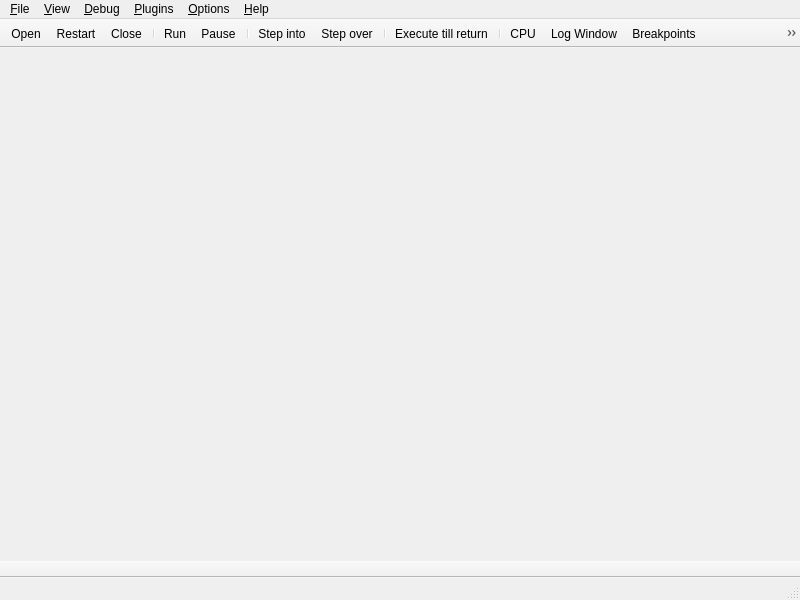
<?xml version="1.0" encoding="UTF-8"?>
<ui version="4.0">
 <class>MainWindow</class>
 <widget class="QMainWindow" name="MainWindow">
  <property name="geometry">
   <rect>
    <x>0</x>
    <y>0</y>
    <width>800</width>
    <height>600</height>
   </rect>
  </property>
  <property name="contextMenuPolicy">
   <enum>Qt::NoContextMenu</enum>
  </property>
  <property name="windowTitle">
   <string>x64_dbg</string>
  </property>
  <widget class="QWidget" name="centralWidget"/>
  <widget class="QMenuBar" name="menuBar">
   <property name="geometry">
    <rect>
     <x>0</x>
     <y>0</y>
     <width>800</width>
     <height>21</height>
    </rect>
   </property>
   <widget class="QMenu" name="menuFile">
    <property name="title">
     <string>&amp;File</string>
    </property>
    <widget class="QMenu" name="menuRecent_Files">
     <property name="title">
      <string>&amp;Recent Files</string>
     </property>
     <addaction name="separator"/>
    </widget>
    <addaction name="actionOpen"/>
    <addaction name="menuRecent_Files"/>
    <addaction name="separator"/>
    <addaction name="actionExit"/>
   </widget>
   <widget class="QMenu" name="menuView">
    <property name="title">
     <string>&amp;View</string>
    </property>
    <addaction name="actionCpu"/>
    <addaction name="actionMemoryMap"/>
    <addaction name="actionLog"/>
    <addaction name="actionBreakpoints"/>
    <addaction name="actionScript"/>
    <addaction name="actionSymbolInfo"/>
    <addaction name="actionReferences"/>
    <addaction name="actionThreads"/>
   </widget>
   <widget class="QMenu" name="menuDebug">
    <property name="title">
     <string>&amp;Debug</string>
    </property>
    <addaction name="actionRun"/>
    <addaction name="actioneRun"/>
    <addaction name="actionRunSelection"/>
    <addaction name="actionPause"/>
    <addaction name="actionRestart"/>
    <addaction name="actionClose"/>
    <addaction name="separator"/>
    <addaction name="actionStepInto"/>
    <addaction name="actioneStepInto"/>
    <addaction name="actionStepOver"/>
    <addaction name="actioneStepOver"/>
    <addaction name="actionRtr"/>
    <addaction name="actioneRtr"/>
    <addaction name="separator"/>
    <addaction name="actionCommand"/>
   </widget>
   <widget class="QMenu" name="menuHelp">
    <property name="title">
     <string>&amp;Help</string>
    </property>
    <addaction name="actionAbout"/>
   </widget>
   <widget class="QMenu" name="menuPlugins">
    <property name="title">
     <string>&amp;Plugins</string>
    </property>
    <addaction name="actionScylla"/>
   </widget>
   <widget class="QMenu" name="menuOptions">
    <property name="title">
     <string>&amp;Options</string>
    </property>
    <addaction name="actionSettings"/>
   </widget>
   <addaction name="menuFile"/>
   <addaction name="menuView"/>
   <addaction name="menuDebug"/>
   <addaction name="menuPlugins"/>
   <addaction name="menuOptions"/>
   <addaction name="menuHelp"/>
  </widget>
  <widget class="QToolBar" name="mainToolBar">
   <property name="movable">
    <bool>false</bool>
   </property>
   <property name="iconSize">
    <size>
     <width>16</width>
     <height>16</height>
    </size>
   </property>
   <attribute name="toolBarArea">
    <enum>TopToolBarArea</enum>
   </attribute>
   <attribute name="toolBarBreak">
    <bool>false</bool>
   </attribute>
   <addaction name="actionOpen"/>
   <addaction name="actionRestart"/>
   <addaction name="actionClose"/>
   <addaction name="separator"/>
   <addaction name="actionRun"/>
   <addaction name="actionPause"/>
   <addaction name="separator"/>
   <addaction name="actionStepInto"/>
   <addaction name="actionStepOver"/>
   <addaction name="separator"/>
   <addaction name="actionRtr"/>
   <addaction name="separator"/>
   <addaction name="actionCpu"/>
   <addaction name="actionLog"/>
   <addaction name="actionBreakpoints"/>
   <addaction name="actionMemoryMap"/>
   <addaction name="actionScript"/>
   <addaction name="actionSymbolInfo"/>
   <addaction name="actionReferences"/>
   <addaction name="actionThreads"/>
   <addaction name="separator"/>
   <addaction name="actionScylla"/>
  </widget>
  <widget class="QStatusBar" name="statusBar"/>
  <widget class="QToolBar" name="cmdBar">
   <property name="windowTitle">
    <string>toolBar</string>
   </property>
   <property name="movable">
    <bool>false</bool>
   </property>
   <property name="allowedAreas">
    <set>Qt::BottomToolBarArea</set>
   </property>
   <attribute name="toolBarArea">
    <enum>BottomToolBarArea</enum>
   </attribute>
   <attribute name="toolBarBreak">
    <bool>false</bool>
   </attribute>
  </widget>
  <action name="actionOpen">
   <property name="icon">
    <iconset resource="../../resource.qrc">
     <normaloff>:/icons/images/folder-horizontal-open.png</normaloff>:/icons/images/folder-horizontal-open.png</iconset>
   </property>
   <property name="text">
    <string>&amp;Open</string>
   </property>
   <property name="shortcut">
    <string>F3</string>
   </property>
  </action>
  <action name="actionExit">
   <property name="icon">
    <iconset resource="../../resource.qrc">
     <normaloff>:/icons/images/control-exit.png</normaloff>:/icons/images/control-exit.png</iconset>
   </property>
   <property name="text">
    <string>E&amp;xit</string>
   </property>
   <property name="shortcut">
    <string>Alt+X</string>
   </property>
  </action>
  <action name="actionRun">
   <property name="icon">
    <iconset resource="../../resource.qrc">
     <normaloff>:/icons/images/arrow-run.png</normaloff>:/icons/images/arrow-run.png</iconset>
   </property>
   <property name="text">
    <string>&amp;Run</string>
   </property>
   <property name="shortcut">
    <string>F9</string>
   </property>
  </action>
  <action name="actionPause">
   <property name="icon">
    <iconset resource="../../resource.qrc">
     <normaloff>:/icons/images/control-pause.png</normaloff>:/icons/images/control-pause.png</iconset>
   </property>
   <property name="text">
    <string>&amp;Pause</string>
   </property>
   <property name="shortcut">
    <string>F12</string>
   </property>
  </action>
  <action name="actionRestart">
   <property name="icon">
    <iconset resource="../../resource.qrc">
     <normaloff>:/icons/images/arrow-restart.png</normaloff>:/icons/images/arrow-restart.png</iconset>
   </property>
   <property name="text">
    <string>Re&amp;start</string>
   </property>
   <property name="shortcut">
    <string>Ctrl+F2</string>
   </property>
  </action>
  <action name="actionClose">
   <property name="icon">
    <iconset resource="../../resource.qrc">
     <normaloff>:/icons/images/control-stop.png</normaloff>:/icons/images/control-stop.png</iconset>
   </property>
   <property name="text">
    <string>&amp;Close</string>
   </property>
   <property name="shortcut">
    <string>Alt+F2</string>
   </property>
  </action>
  <action name="actionStepInto">
   <property name="icon">
    <iconset resource="../../resource.qrc">
     <normaloff>:/icons/images/arrow-step-into.png</normaloff>:/icons/images/arrow-step-into.png</iconset>
   </property>
   <property name="text">
    <string>Step &amp;into</string>
   </property>
   <property name="shortcut">
    <string>F7</string>
   </property>
  </action>
  <action name="actionStepOver">
   <property name="icon">
    <iconset resource="../../resource.qrc">
     <normaloff>:/icons/images/arrow-step-over.png</normaloff>:/icons/images/arrow-step-over.png</iconset>
   </property>
   <property name="text">
    <string>Step &amp;over</string>
   </property>
   <property name="shortcut">
    <string>F8</string>
   </property>
  </action>
  <action name="actionCommand">
   <property name="icon">
    <iconset resource="../../resource.qrc">
     <normaloff>:/icons/images/terminal-command.png</normaloff>:/icons/images/terminal-command.png</iconset>
   </property>
   <property name="text">
    <string>Co&amp;mmand</string>
   </property>
   <property name="shortcut">
    <string>Ctrl+Return</string>
   </property>
  </action>
  <action name="actionRtr">
   <property name="icon">
    <iconset resource="../../resource.qrc">
     <normaloff>:/icons/images/arrow-step-rtr.png</normaloff>:/icons/images/arrow-step-rtr.png</iconset>
   </property>
   <property name="text">
    <string>E&amp;xecute till return</string>
   </property>
   <property name="shortcut">
    <string>Ctrl+F9</string>
   </property>
  </action>
  <action name="actionMemoryMap">
   <property name="icon">
    <iconset resource="../../resource.qrc">
     <normaloff>:/icons/images/memory-map.png</normaloff>:/icons/images/memory-map.png</iconset>
   </property>
   <property name="text">
    <string>&amp;Memory Map</string>
   </property>
   <property name="shortcut">
    <string>Alt+M</string>
   </property>
  </action>
  <action name="actionLog">
   <property name="icon">
    <iconset resource="../../resource.qrc">
     <normaloff>:/icons/images/log.png</normaloff>:/icons/images/log.png</iconset>
   </property>
   <property name="text">
    <string>&amp;Log Window</string>
   </property>
   <property name="shortcut">
    <string>Alt+L</string>
   </property>
  </action>
  <action name="actionAbout">
   <property name="icon">
    <iconset resource="../../resource.qrc">
     <normaloff>:/icons/images/information.png</normaloff>:/icons/images/information.png</iconset>
   </property>
   <property name="text">
    <string>&amp;About</string>
   </property>
  </action>
  <action name="actionScylla">
   <property name="icon">
    <iconset resource="../../resource.qrc">
     <normaloff>:/icons/images/scylla.png</normaloff>:/icons/images/scylla.png</iconset>
   </property>
   <property name="text">
    <string>Scylla</string>
   </property>
   <property name="shortcut">
    <string>Ctrl+I</string>
   </property>
  </action>
  <action name="actionBreakpoints">
   <property name="icon">
    <iconset resource="../../resource.qrc">
     <normaloff>:/icons/images/breakpoint.png</normaloff>:/icons/images/breakpoint.png</iconset>
   </property>
   <property name="text">
    <string>&amp;Breakpoints</string>
   </property>
   <property name="shortcut">
    <string>Alt+B</string>
   </property>
  </action>
  <action name="actioneStepInto">
   <property name="icon">
    <iconset resource="../../resource.qrc">
     <normaloff>:/icons/images/arrow-step-into.png</normaloff>:/icons/images/arrow-step-into.png</iconset>
   </property>
   <property name="text">
    <string>Step into (skip exceptions)</string>
   </property>
   <property name="shortcut">
    <string>Shift+F7</string>
   </property>
  </action>
  <action name="actioneStepOver">
   <property name="icon">
    <iconset resource="../../resource.qrc">
     <normaloff>:/icons/images/arrow-step-over.png</normaloff>:/icons/images/arrow-step-over.png</iconset>
   </property>
   <property name="text">
    <string>Step over (skip exceptions)</string>
   </property>
   <property name="shortcut">
    <string>Shift+F8</string>
   </property>
  </action>
  <action name="actioneRun">
   <property name="icon">
    <iconset resource="../../resource.qrc">
     <normaloff>:/icons/images/arrow-run.png</normaloff>:/icons/images/arrow-run.png</iconset>
   </property>
   <property name="text">
    <string>Run (&amp;skip exceptions)</string>
   </property>
   <property name="shortcut">
    <string>Shift+F9</string>
   </property>
  </action>
  <action name="actioneRtr">
   <property name="icon">
    <iconset resource="../../resource.qrc">
     <normaloff>:/icons/images/arrow-step-rtr.png</normaloff>:/icons/images/arrow-step-rtr.png</iconset>
   </property>
   <property name="text">
    <string>Execute till return (skip exceptions)</string>
   </property>
   <property name="shortcut">
    <string>Ctrl+Shift+F9</string>
   </property>
  </action>
  <action name="actionScript">
   <property name="icon">
    <iconset resource="../../resource.qrc">
     <normaloff>:/icons/images/script-code.png</normaloff>:/icons/images/script-code.png</iconset>
   </property>
   <property name="text">
    <string>&amp;Script</string>
   </property>
   <property name="toolTip">
    <string>Script</string>
   </property>
   <property name="shortcut">
    <string>Alt+S</string>
   </property>
  </action>
  <action name="actionRunSelection">
   <property name="icon">
    <iconset resource="../../resource.qrc">
     <normaloff>:/icons/images/arrow-run-cursor.png</normaloff>:/icons/images/arrow-run-cursor.png</iconset>
   </property>
   <property name="text">
    <string>Run &amp;until selection</string>
   </property>
   <property name="toolTip">
    <string>Run until selection</string>
   </property>
   <property name="shortcut">
    <string>F4</string>
   </property>
  </action>
  <action name="actionCpu">
   <property name="icon">
    <iconset resource="../../resource.qrc">
     <normaloff>:/icons/images/processor-cpu.png</normaloff>:/icons/images/processor-cpu.png</iconset>
   </property>
   <property name="text">
    <string>&amp;CPU</string>
   </property>
   <property name="toolTip">
    <string>CPU</string>
   </property>
   <property name="shortcut">
    <string>Alt+C</string>
   </property>
  </action>
  <action name="actionSymbolInfo">
   <property name="icon">
    <iconset resource="../../resource.qrc">
     <normaloff>:/icons/images/pdb.png</normaloff>:/icons/images/pdb.png</iconset>
   </property>
   <property name="text">
    <string>Symbol &amp;Info</string>
   </property>
   <property name="toolTip">
    <string>Symbol Info</string>
   </property>
   <property name="shortcut">
    <string>Ctrl+Alt+S</string>
   </property>
  </action>
  <action name="actionReferences">
   <property name="icon">
    <iconset resource="../../resource.qrc">
     <normaloff>:/icons/images/search.png</normaloff>:/icons/images/search.png</iconset>
   </property>
   <property name="text">
    <string>&amp;References</string>
   </property>
   <property name="toolTip">
    <string>References</string>
   </property>
   <property name="shortcut">
    <string>Alt+R</string>
   </property>
  </action>
  <action name="actionThreads">
   <property name="icon">
    <iconset resource="../../resource.qrc">
     <normaloff>:/icons/images/arrow-threads.png</normaloff>:/icons/images/arrow-threads.png</iconset>
   </property>
   <property name="text">
    <string>&amp;Threads</string>
   </property>
   <property name="toolTip">
    <string>Threads</string>
   </property>
   <property name="shortcut">
    <string>Alt+T</string>
   </property>
  </action>
  <action name="actionSettings">
   <property name="icon">
    <iconset resource="../../resource.qrc">
     <normaloff>:/icons/images/settings.png</normaloff>:/icons/images/settings.png</iconset>
   </property>
   <property name="text">
    <string>&amp;Preferences</string>
   </property>
   <property name="toolTip">
    <string>Settings</string>
   </property>
  </action>
 </widget>
 <layoutdefault spacing="6" margin="11"/>
 <resources>
  <include location="../../resource.qrc"/>
 </resources>
 <connections>
  <connection>
   <sender>actionExit</sender>
   <signal>triggered()</signal>
   <receiver>MainWindow</receiver>
   <slot>close()</slot>
   <hints>
    <hint type="sourcelabel">
     <x>-1</x>
     <y>-1</y>
    </hint>
    <hint type="destinationlabel">
     <x>399</x>
     <y>299</y>
    </hint>
   </hints>
  </connection>
 </connections>
</ui>
